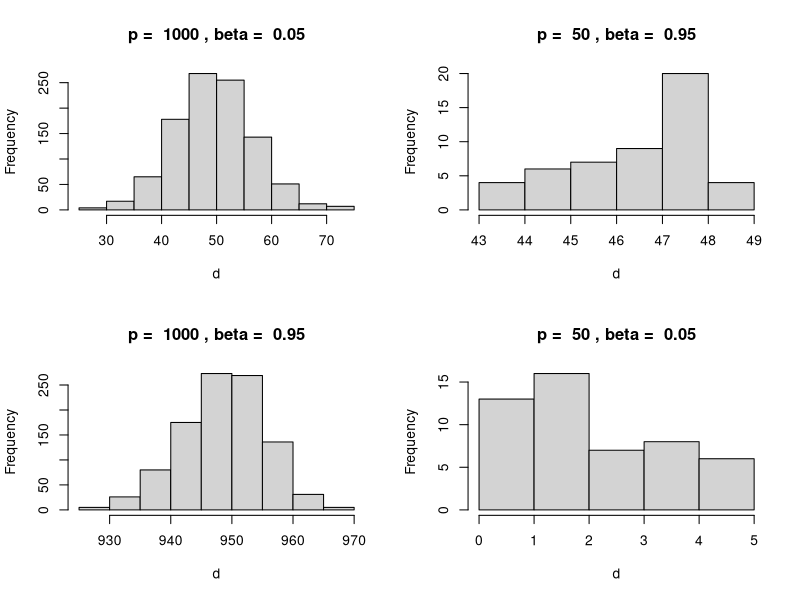

Write R code to recreate this figure. (Note: this script raises an error after producing the figure.)
################################################################################
# Problem #1
################################################################################
# Erdos-Renyi Random Graph
ER <- function(p, beta){
  # p choose 2 possible edges e without self-loops
  e <- (p*(p-1))/2
  # make adjacency matrix X
  X <- matrix(0, p, p)
  # create e possible random edges, X is a Bernoulli(beta) random variable
  edges <- rbinom(e, 1, beta)
  # Fill X
  X[upper.tri(X, diag = FALSE)] <- edges
    # make X symmetric
  X[lower.tri(X)] = t(X)[lower.tri(X)]
  return(list("graph" = X, "p" = p, "beta" = beta))
}

# Tests
A <- ER(p = 3, beta = 0)
A$graph
B <- ER(p = 3, beta = 1)
B$graph
C <- ER(p = 5, beta = 0.2)
C$graph

################################################################################
# Problem #2
################################################################################
# Probability distribution associated with the 
# degree sequence of an ER random graph.
degSeq <- function(X){
  # d is the row sums of the adjacency matrix X
  p <- X$p
  beta <- X$beta
  X <- X$graph
  d <- rowSums(X)
  hist(d, main = paste("p = ", p, ", beta = ", beta))
}

# Tests:
par(mfrow = c(2,2))

X1 <- ER(p = 1000, beta = 0.05)
degSeq(X1)

X2 <- ER(p = 50, beta = 0.95)
degSeq(X2)

X3 <- ER(p = 1000, beta = 0.95)
degSeq(X3)

X4 <- ER(p = 50, beta = 0.05)
degSeq(X4)

################################################################################
# Problem #3
################################################################################
# Dijkstra returns shortest path lengths 
# from source vertex s to all other vertices

# X is an adjacency matrix
dijkstra <- function(X, s){
  A <- X$graph
  # number of vertices p
  p <- X$p
  #set of vertex indices
  Q <- c(1:p)
  # initialize distances to source
  dist <- rep(Inf, p)
  # shortest path from a vertex to itself is 0
  dist[s] <- 0
  while (length(Q) > 0) {
    # Find index of minimum dist
    u <- which.min(dist[Q[1]:Q[length(Q)]])
    # Remove that element from the set of indices
    Q <- Q[-u]
    # Find the neighborhood of that element i.e,
    # the indices for which the adjacency matrix has a 1
    v <- which(A[,u] == 1)
    # For each element in the neighborhood, we calculate the length
    # of the path from the source to that element and return
    # only the shortest path
    for (neighbor in v) {
      temp <- dist[u] + A[u, neighbor]
      if(temp < dist[neighbor]){
        dist[neighbor] <- temp
      }
    }
  }
  dist[dist == Inf] <- 0
  return(dist)
}
A <- ER(p = 10, beta = 0.7)

for(i in 1:A$p){
  print(dijkstra(A, i))
}
FW(A)
################################################################################
# Problem #4
################################################################################
# Floyd-Warshall algorithm for computing the lengths 
# of the shortest paths between all pairs of vertices.
FW <- function(X){
  A <- X$graph
  p <- X$p
  D <- A
  # set all elements in D == 0 to Inf
  for (i in 1:p) {
    for (j in 1:p) {
      if(A[i, j] == 0){
        D[i, j] = Inf
        D[j, i] = Inf
      }
    }
  }
  # shortest path from a vertex to itself is 0
  diag(D) = 0
  # compare all possible paths through the graph 
  # between each pair of vertices
  for (k in 1:p) {
    for (i in 1:p) {
      for (j in 1:p) {
        if(D[i,j] > (D[i, k] + D[k, j])){
          D[i,j] <- D[i,k] + D[k,j]
          D[j,i] <- D[i,j]
        }
      }
    }
  }
  return(D)
}

################################################################################
# Problem #5
################################################################################
createCirclePlot <- function(X){
  A <- X$graph
  p <- X$p# number of points you want on the unit circle
  pts.circle <- t(sapply(1:p,function(r)c(cos(2*r*pi/p),sin(2*r*pi/p))))
  plot(pts.circle, col='red', pch=19, xlab='x', ylab='y', main = "Circle Plot")
  vertices.label <- c(seq(1:p))
  for (vertex in vertices.label) {
    vertices.label[vertex] <- paste0("V", vertex)
  }
  
  text(pts.circle, labels = vertices.label, cex=0.9, pos=4)
  
  for (v in 1:p) {
    adj <- which(A[,v] == 1)
    segments(pts.circle[v, 1], pts.circle[v, 2], pts.circle[adj, 1], pts.circle[adj, 2])
  }
  return(list(init.x = pts.circle[,1], init.y = pts.circle[,2]))
}

################################################################################
# Problem #6
################################################################################
# A function for the computing the value of the loss function
loss.value <- function(x, y, L){
  l <- 0
  for (i in 1:p) {
    for (j in 1:p) {
      l <- l + (sqrt((x[i]-x[j])^2 + (y[i]-y[j])^2) - L[i, j])
    }
  }
  return(l)
}
# A function for the partial derivative of L with 
# respect to xk
partial.xk <- function(x, y, L, k){
  partial <- 0
  for (j in 1:p) {
    if(j != k){
      dkj <- sqrt((x[k]-x[j])^2 + (y[k]-y[j])^2)
      partial <- partial + (2*(x[k]-x[j])*(dkj - L[k, j]))/(dkj)
    }
  }
  return(partial)
}
# A function for the partial derivative of L with 
# respect to yk
partial.yk <- function(x, y, L, k){
  partial <- 0
  for (j in 1:p) {
    if(j != k){
      dkj <- sqrt((x[k]-x[j])^2 + (y[k]-y[j])^2)
      partial <- partial + (2*(y[k]-y[j])*(dkj - L[k, j]))/(dkj)
    }
  }
  return(partial)
}

# A generalized plotting function for plotting the graph
plot.GD <- function(pts, X){
  A <- X$graph
  p <- X$p
  plot(pts, col='red', pch=19, xlab='x', ylab='y', 
       main = "Optimize Loss by Gradient Descent")
  vertices.label <- c(seq(1:p))
  for (vertex in vertices.label) {
    vertices.label[vertex] <- paste0("V", vertex)
  }
  
  text(pts, labels = vertices.label, cex=0.9, pos=4)
  
  for (v in 1:p) {
    adj <- which(A[,v] == 1)
    segments(pts[v, 1], pts[v, 2], pts[adj, 1], pts[adj, 2])
  }
}
# Gradient Descent
minLoss.GD <- function(A, eps = 1e-4, alpha = 0.01){
  # Get Adjacency graph and p = # of vertices
  X <- A$graph
  p <- A$p
  
  # Matrix of shortest path lengths
  L <- FW(A)

  # Get initial x and y vectors from circle plot
  init.pts <- t(sapply(1:p,function(r)c(cos(2*r*pi/p),sin(2*r*pi/p))))
  x1 <- init.pts[,1]
  y1 <- init.pts[,2]
  # plot initial x and y coordinates
  pts <- cbind(x1, y1)
  
  plot.GD(pts, A)
  
  x0 <- x1 + 1
  y0 <- y1 + 1
  
  ct <- 0
  while (mean(abs(x0-x1)) > eps || mean(abs(y0-y1)) > eps) {
    ct <- ct + 1
    #print(ct)
    Dx <- rep(0,p)
    Dy <- rep(0,p)
    # Find partial derivatives
    for (k in 1:p) {
      Dx[k] <- partial.xk(x1, y1, L, k)
      Dy[k] <- partial.yk(x1, y1, L, k)
    }
    # Update x and y
    x0 <- x1
    x1 <- x0 - alpha*Dx
    
    y0 <- y1
    y1 <- y0 - alpha*Dy
    
    # Plot each update
    pts <- cbind(x1, y1)
    plot.GD(pts, A)
    Sys.sleep(0.05)
  }
  loss <- loss.value(x1, y1, L)
  return(list("opt.x" = x1, "opt.y" = y1, "iterations" = ct, "loss" = loss))
}

plot.SGD <- function(pts, X){
  A <- X$graph
  p <- X$p
  plot(pts, col='red', pch=19, xlab='x', ylab='y', 
       main = "Optimize Loss by Stochastic Gradient Descent")
  vertices.label <- c(seq(1:p))
  for (vertex in vertices.label) {
    vertices.label[vertex] <- paste0("V", vertex)
  }
  
  text(pts, labels = vertices.label, cex=0.9, pos=4)
  
  for (v in 1:p) {
    adj <- which(A[,v] == 1)
    segments(pts[v, 1], pts[v, 2], pts[adj, 1], pts[adj, 2])
  }
}
# Stochastic Gradient Descent
minLoss.SGD <- function(A, eps = 1e-4, alpha = 0.01){
  # Get Adjacency graph and p = # of vertices
  X <- A$graph
  p <- A$p
  
  # Matrix of shortest path lengths
  L <- FW(A)
  
  # Get initial x and y vectors from circle plot
  init.pts <- t(sapply(1:p,function(r)c(cos(2*r*pi/p),sin(2*r*pi/p))))
  x1 <- init.pts[,1]
  y1 <- init.pts[,2]
  # plot initial x and y coordinates
  pts <- cbind(x1, y1)
  
  plot.SGD(pts, A)
  
  x0 <- x1 + 1
  y0 <- y1 + 1
  
  ct <- 0
  while (mean(abs(x0-x1)) > eps || mean(abs(y0-y1)) > eps) {
    ct <- ct + 1
    print(ct)
    k <- sample.int(p, 1)
    # Find partial derivatives
    dx <- partial.xk(x1, y1, L, k)
    dy <- partial.yk(x1, y1, L, k)
    
    # Update x and y
    x0[k] <- x1[k]
    x1[k] <- x0[k] - alpha*dx
    
    y0[k] <- y1[k]
    y1[k] <- y0[k] - alpha*dy
    
    # Plot each update
    pts <- cbind(x1, y1)
    plot.SGD(pts, A)
    Sys.sleep(0.05)
  }
  loss <- loss.value(x1, y1, L)
  return(list("opt.x" = x1, "opt.y" = y1, "iterations" = ct, "loss" = loss))
}

B <- ER(p = 10, beta = 0.8)
out2 <- minLoss.SGD(B, eps = 1e-4, alpha = 0.01)
out2

# Coordinate Descent
# A generalized plotting function for plotting the graph
plot.CD <- function(pts, X){
  A <- X$graph
  p <- X$p
  plot(pts, col='red', pch=19, xlab='x', ylab='y', 
       main = "Optimize Loss by Coordinate Descent")
  vertices.label <- c(seq(1:p))
  for (vertex in vertices.label) {
    vertices.label[vertex] <- paste0("V", vertex)
  }
  
  text(pts, labels = vertices.label, cex=0.9, pos=4)
  
  for (v in 1:p) {
    adj <- which(A[,v] == 1)
    segments(pts[v, 1], pts[v, 2], pts[adj, 1], pts[adj, 2])
  }
}
minLoss.CD <- function(A, eps = 1e-4, alpha = 0.01){
  # Get Adjacency graph and p = # of vertices
  X <- A$graph
  p <- A$p
  
  # Matrix of shortest path lengths
  L <- FW(A)
  
  # Get initial x and y vectors from circle plot
  init.pts <- t(sapply(1:p,function(r)c(cos(2*r*pi/p),sin(2*r*pi/p))))
  x1 <- init.pts[,1]
  y1 <- init.pts[,2]
  # plot initial x and y coordinates
  pts <- cbind(x1, y1)
  plot.CD(pts, A)
  
  x0 <- x1 + 1
  y0 <- y1 + 1
  
  ct <- 0
  for(k in 1:p){
    while(mean(abs(x0[k]-x1[k])) > eps) {
      dx <- partial.xk(x1, y1, L, k)
      x0[k] <- x1[k]
      x1[k] <- x0[k] - alpha*dx
      pts <- cbind(x1, y1)
      ct <- ct + 1
      #print(ct)
      plot.CD(pts, A)
      Sys.sleep(0.05)
    }
    while(mean(abs(y0[k]-y1[k])) > eps){
      dy <- partial.yk(x1, y1, L, k)
      y0[k] <- y1[k]
      y1[k] <- y0[k] - alpha*dy
      pts <- cbind(x1, y1)
      plot.CD(pts, A)
      Sys.sleep(0.05)
    }
  }
  loss <- loss.value(x1, y1, L)
  return(list("opt.x" = x1, "opt.y" = y1, "iterations" = ct, "loss" = loss))
}

A <- ER(p = 10, beta = 0.8)
minLoss.GD(A)
minLoss.SGD(A)
minLoss.CD(A)

createCirclePlot(A)


